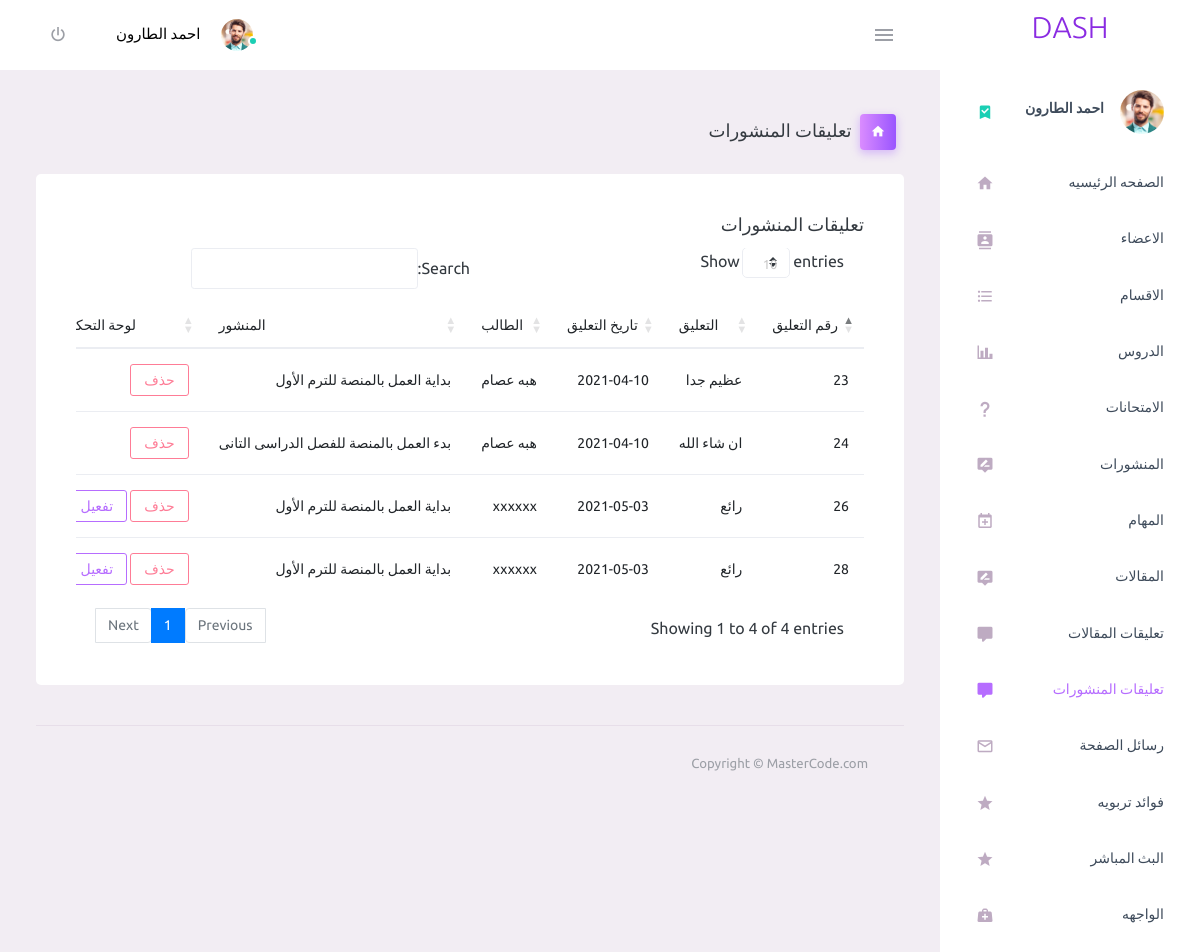
Page /admin/comment_post.php (signed in) on the committed database.
### tables this page shows
CREATE TABLE `comments` (
  `comment_id` int(11) NOT NULL,
  `comment` text NOT NULL,
  `comment_data` date NOT NULL,
  `status` tinyint(4) NOT NULL DEFAULT 0,
  `member_id` int(11) NOT NULL,
  `post_id` int(11) DEFAULT NULL,
  `lesson_id` int(11) DEFAULT NULL,
  `message_id` int(11) DEFAULT NULL
);

CREATE TABLE `members` (
  `userid` int(11) NOT NULL,
  `username` varchar(255) NOT NULL,
  `password` varchar(255) NOT NULL,
  `email` varchar(255) DEFAULT NULL,
  `fullname` varchar(255) DEFAULT NULL,
  `groupid` int(11) NOT NULL DEFAULT 0,
  `regstatus` int(11) NOT NULL DEFAULT 0,
  `date` date NOT NULL,
  `avatar` varchar(225) NOT NULL DEFAULT 'img.png',
  `lil` text DEFAULT NULL,
  `exam answer` int(11) DEFAULT NULL,
  `lil_data` date DEFAULT NULL,
  `phone` int(20) DEFAULT NULL,
  `only` int(11) NOT NULL DEFAULT 0,
  `mac` varchar(255) DEFAULT NULL
);

CREATE TABLE `post` (
  `post_id` int(11) NOT NULL,
  `post_name` varchar(255) NOT NULL,
  `post_description` text NOT NULL,
  `post_image` varchar(255) NOT NULL,
  `post_data` date NOT NULL,
  `allow_comment` tinyint(4) NOT NULL DEFAULT 0,
  `users` int(11) NOT NULL,
  `tags` varchar(225) NOT NULL,
  `type` tinyint(4) DEFAULT NULL,
  `cat_id` int(11) DEFAULT NULL
);

### admin/comment_post.php (the view, shortened to what this page needs)
<?php
if (isset($_SESSION['username'])) {
    include 'inital.php';
    include 'includes/templates/header.php';
    include 'includes/templates/side.php';
    ?>
            <div class="main-panel ">
                <div class="content-wrapper ">
                    <div class="page-header ">
                        <h3 class="page-title ">
                            <span class="page-title-icon bg-gradient-primary text-white mr-2 ">
                                <i class="mdi mdi-home "></i>
                            </span>&nbsp; تعليقات المنشورات
                        </h3>
                    </div>
                    <?php
                        $stmt = $con->prepare("SELECT
                                                comments.*, members.username AS Member, post.post_name AS post_name
                                                FROM
                                                    comments
                                                INNER JOIN
                                                    members
                                                ON
                                                    members.userid = comments.member_id
                                                INNER JOIN
                                                    post
                                                ON
                                                    post.post_id = comments.post_id
                                                AND
                                                    post.type = 0
                                                ORDER BY
                                                    comment_id DESC");
                                $stmt->execute(array());
                                $rows = $stmt->fetchAll();
                                if (! empty($rows)) {
                    ?>
                    <div class="row ">
                        <div class="col-12 grid-margin ">
                            <div class="card ">
                                <div class="card-body ">
                                    <h4 class="card-title ">تعليقات المنشورات</h4>
                                    <div class="table-responsive ">
                                        <table class="table " id="datatableid">
                                            <thead>
                                                <tr>
                                                    <th> رقم التعليق</th>
                                                    <th> التعليق</th>
                                                    <th>  تاريخ التعليق</th>
                                                    <th> الطالب</th>
                                                    <th>المنشور</th>
                                                    <th>لوحة التحكم</th>
                                                </tr>
                                            </thead>
                                            <tbody>
                                            <?php
							            foreach($rows as $row) {?>
                                            <tr>
                                                <td> <?php echo $row['comment_id'];?></td>
                                                <td><?php echo $row['comment'];?></td>
                                                <td> <?php echo $row['comment_data'];?></td>
                                                <td> <?php echo $row['Member'];?></td>
                                                <td> <?php echo $row['post_name'];?></td>
                                                <td>
                                                    <button type="button " class="btn btn-outline-danger btn-sm delete_comment"data-toggle="modal" data-target="#remove">حذف</button>
                                                    <?php  if($row['status']== 0){echo'<button type="button " class="btn btn-outline-primary btn-sm activiate_comment" data-toggle="modal" data-target="#activiate">تفعيل</button>';} ?>
                                                </td>
                                            </tr>
                                        <?php } ?>
                                            </tbody>
                                        </table>
                                    </div>
                                </div>
                            </div>
                        </div>
                    </div>
                <?php }
include 'includes/templates/footer.php';
} else {
    header('Location: index.php');
    exit();
}
?>

### rows in the picture
comments: comment_id "28", comment "رائع", comment_data "2021-05-03", member.username "xxxxxx", post.post_name "بداية العمل بالمنصة للترم الأول", status "تفعيل"
comments: comment_id "26", comment "رائع", comment_data "2021-05-03", member.username "xxxxxx", post.post_name "بداية العمل بالمنصة للترم الأول", status "تفعيل"
comments: comment_id "24", comment "ان شاء الله", comment_data "2021-04-10", member.username "هبه عصام", post.post_name "بدء العمل بالمنصة للفصل الدراسى التانى"
comments: comment_id "23", comment "عظيم جدا", comment_data "2021-04-10", member.username "هبه عصام", post.post_name "بداية العمل بالمنصة للترم الأول"

### other values in the picture
$_SESSION['username'] "احمد الطارون"
